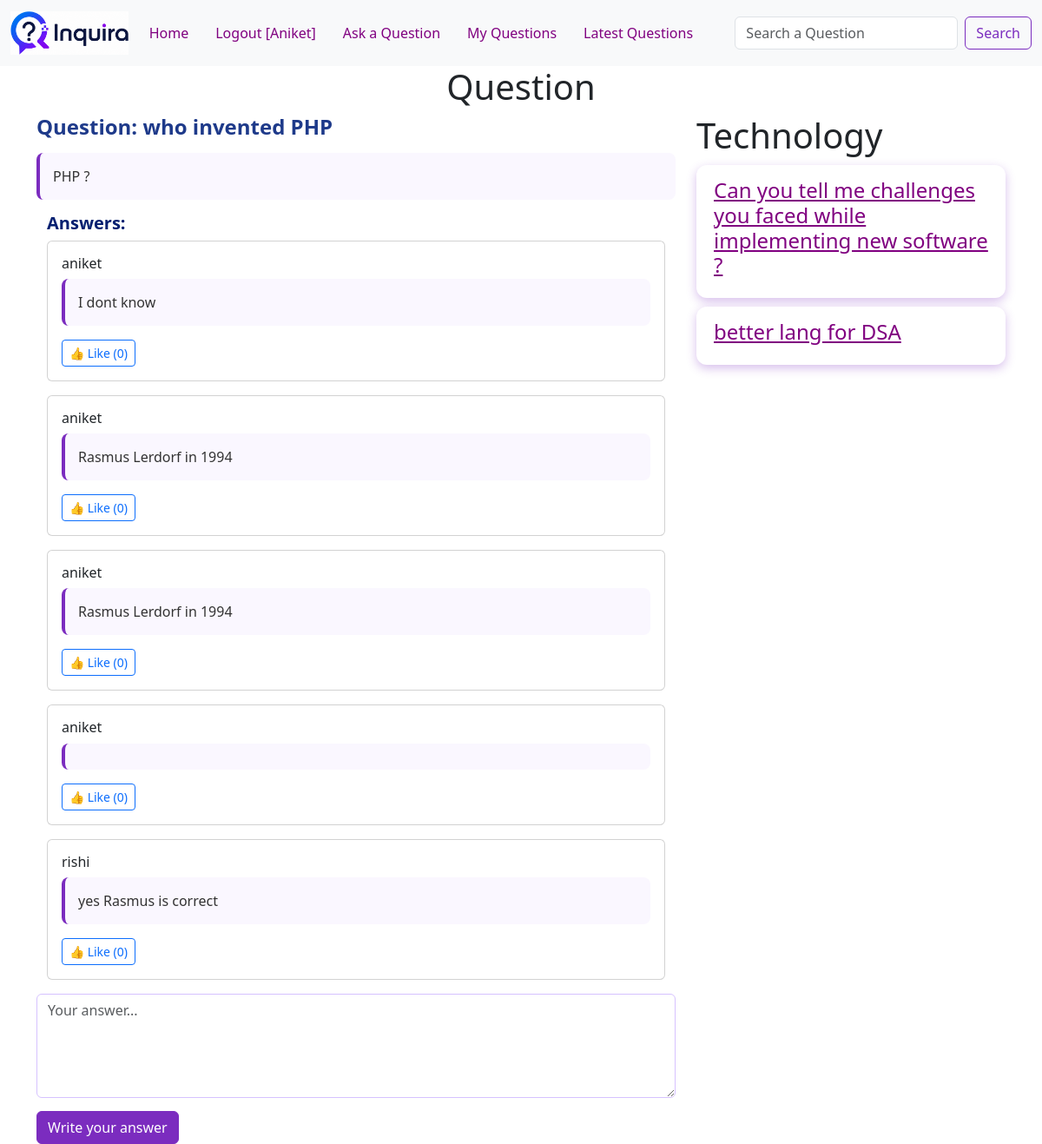
The app's page /?q-id=1 (signed in) with its own data.
### tables this page shows
CREATE TABLE `questions` (
  `id` int NOT NULL,
  `title` varchar(100) NOT NULL,
  `description` varchar(300) NOT NULL,
  `category_id` int NOT NULL,
  `user_id` int NOT NULL
);

CREATE TABLE `answers` (
  `id` int NOT NULL,
  `answer` varchar(300) NOT NULL,
  `question_id` int NOT NULL,
  `user_id` int NOT NULL
);

CREATE TABLE `users` (
  `id` int NOT NULL,
  `username` varchar(100) NOT NULL,
  `email` varchar(100) NOT NULL,
  `password` varchar(100) NOT NULL,
  `address` varchar(100) NOT NULL
);

CREATE TABLE `categories` (
  `id` int NOT NULL,
  `name` varchar(100) NOT NULL
);

### client/answers.php (the view, shortened to what this page needs)
<div class="container">
    <h5>Answers:</h5>
    <?php
    $query = "SELECT answers.*, users.username
              FROM answers
              JOIN users ON answers.user_id = users.id
              WHERE question_id=$qid";
    $result = $conn->query($query);
    foreach ($result as $row) {
        $answer_id = $row['id'];
        $answer = $row['answer'];
        $username = $row['username'];
        $countQuery = "SELECT COUNT(*) AS total
                       FROM answer_likes
                       WHERE answer_id=$answer_id";
        $countResult = $conn->query($countQuery);
        $count = $countResult->fetch_assoc()['total'];
        $liked = false;
        echo "
        <div class='card mb-3 p-3'>
            <h6>$username</h6>
            <p>$answer</p>
        ";
        if (isset($_SESSION['user'])) {
            $buttonClass = $liked ? "btn-primary" : "btn-outline-primary";
            echo "
            <form class='likeForm'>
                <input type='hidden' name='answer_id' value='$answer_id'>
                <input type='hidden' name='question_id' value='$qid'>
                <button type='submit'
                        class='btn btn-sm $buttonClass likeBtn'>
                    👍 Like ($count)
                </button>
            </form>";
        } else {
            echo "<small>👍 Likes : $count</small>";
        }
        echo "</div>";
    }
    ?>
</div>

### client/question-details.php (shortened to what this page needs)
<div class="container">
    <h1 class="heading">Question</h1>
    <div class="row">
        <div class="col-8">
            <?php
            include("./common/db.php");
            $query = "select * from questions where id =$qid";
            $result = $conn->query($query);
            $row = $result->fetch_assoc();
            $cid = $row["category_id"];
            echo "<h4 class='margin-bottom-15'>Question: " . $row['title'] . "</h4>";
            echo "<p class='margin-bottom-15'>" . $row['description'] . "</p>";
            include("answers.php");
            ?>
            <?php if (isset($_SESSION['user'])) { ?>
                <form action="./server/requests.php" method="post">
                    <textarea name="answer" class="form-control margin-bottom-15" placeholder="Your answer..."
                        required></textarea>
                    <button class="btn btn-primary">Write your answer</button>
                </form>
            <?php } else { ?>
                <div class="alert alert-info">
                    Please login to write an answer.
                </div>
            <?php } ?>
        </div>
        <div class="col-4">
            <?php
            $categoryQuery = "select name from categories where id=$cid";
            $categoryResult = $conn->query($categoryQuery);
            $categoryRow = $categoryResult->fetch_assoc();
            echo "<h1>" . $categoryRow['name'] . "</h1>";
            $query = "select * from questions where category_id=$cid and id!=$qid";
            $result = $conn->query($query);
            foreach ($result as $row) {
                $id = $row['id'];
                $title = $row['title'];
                echo "<div class='question-list'>
        <h4><a href=?q-id=$id>$title</a></h4>
        </div>";
            }
            ?>
        </div>
    </div>
</div>

### public/style.css (style rules this page uses)
a { color: purple !important; }
.margin-bottom-15 { margin-bottom: 15px; }
.heading { text-align: center; }
.question-list { background: white; color: #01062a; padding: 15px 20px; margin: 10px 0; border-radius: 12px; font-size: 18px; font-weight: 500; box-shadow: 0 4px 12px rgba(123, 44, 191, 0.3); transition: all 0.3s ease; cursor: pointer; }
.col-8 { margin: 0 auto; }
.col-8 h4 { color: #1e3a8a; font-weight: 700; }
.col-8 p { background: #faf7ff; border-left: 4px solid #7b2cbf; padding: 15px; border-radius: 8px; color: #333; }
textarea.form-control { min-height: 120px; border: 1px solid #d6c2ff; }
.btn-primary { background-color: #7b2cbf; border-color: #7b2cbf; }
h5 { color: #021f70; font-weight: 600; }

### records on screen
questions: title "who invented PHP", description "PHP ?"
answers: user.username "aniket", answer "I dont know", count "0"
answers: user.username "aniket", answer "Rasmus Lerdorf in 1994", count "0"
answers: user.username "aniket", answer "Rasmus Lerdorf in 1994", count "0"
answers: user.username "aniket", count "0"
answers: user.username "rishi", answer "yes Rasmus is correct", count "0"
categories: name "Technology"
questions: title "Can you tell me challenges you faced while implementing new software ?"
questions: title "better lang for DSA"

### other values on screen
$_SESSION['user']['username'] "Aniket"
